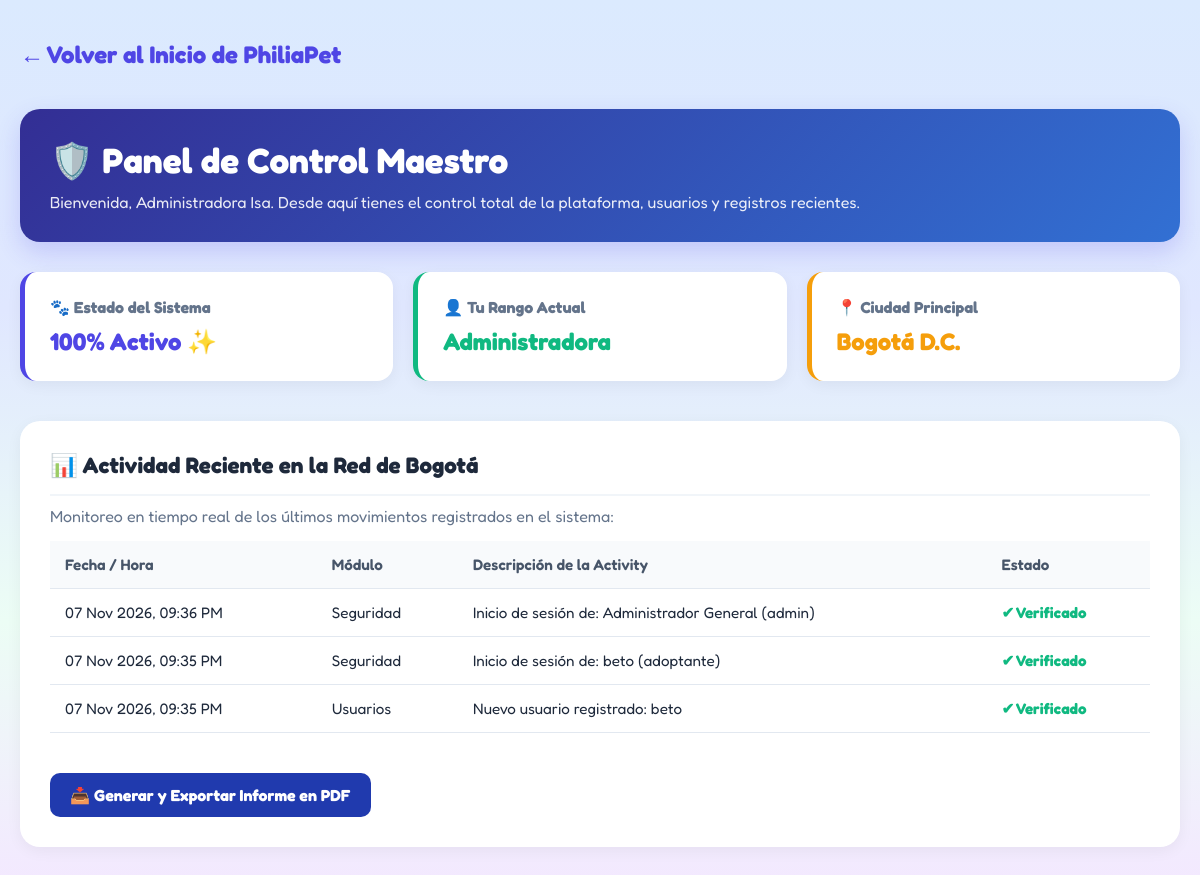
The app's page /index.php?action=panel_admin (signed in), older data.
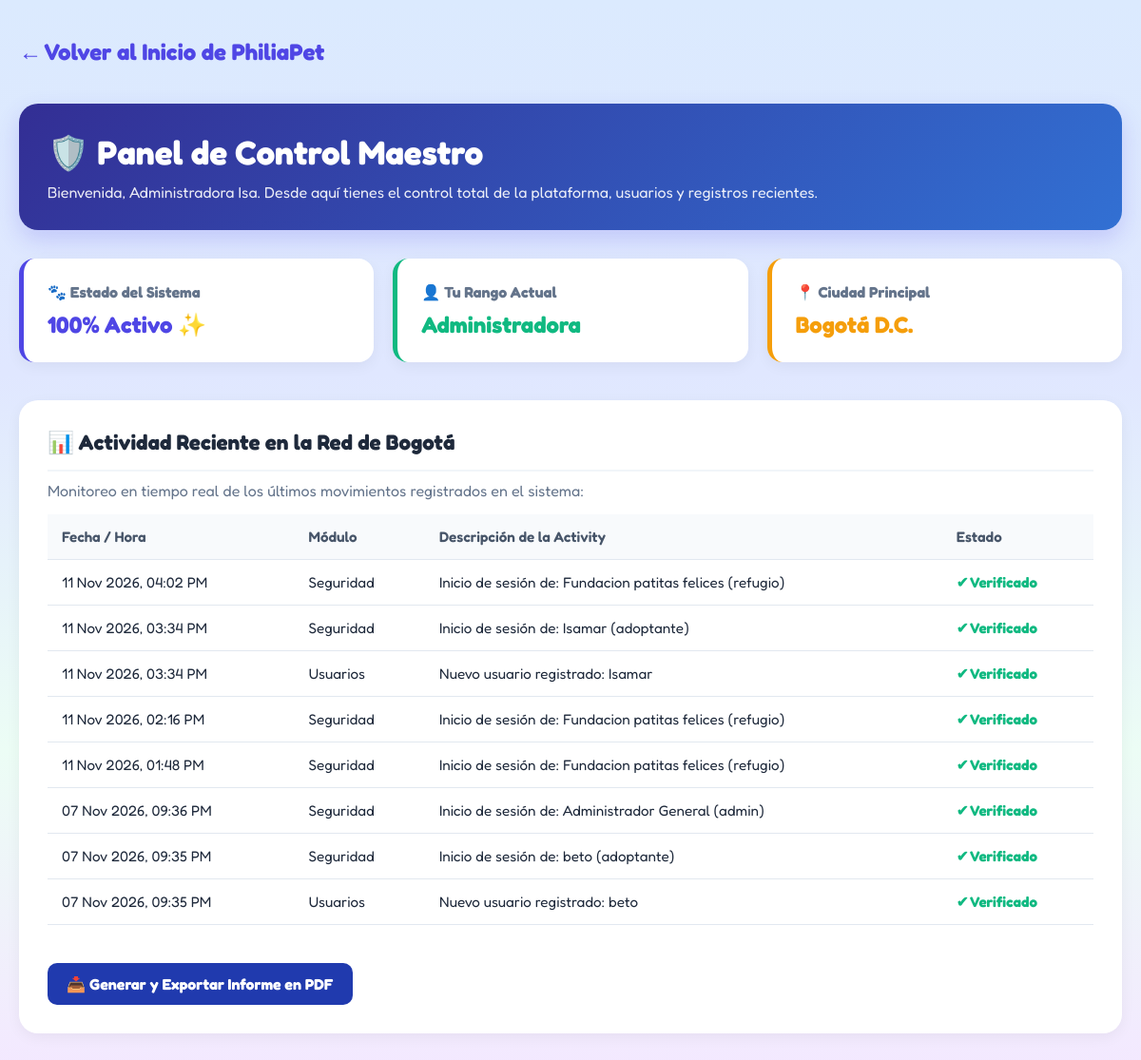
The same page, newer data.
### tables this page shows
CREATE TABLE `actividad_log` (
  `id` int(11) NOT NULL,
  `fecha` timestamp NOT NULL DEFAULT CURRENT_TIMESTAMP,
  `modulo` varchar(50) NOT NULL,
  `descripcion` text NOT NULL,
  `estado` varchar(50) DEFAULT 'Verificado'
);

### views/panel_admin_view.php (the view, shortened to what this page needs)
<?php
$actividades = [];
try {
    $host = 'localhost';
    $dbname = 'philiapet_db';
    $username = 'root';
    $password = '';
    $pdo = new PDO("mysql:host=$host;dbname=$dbname;charset=utf8", $username, $password);
    $pdo->setAttribute(PDO::ATTR_ERRMODE, PDO::ERRMODE_EXCEPTION);
    $stmt = $pdo->query("SELECT * FROM actividad_log ORDER BY id DESC");
    $actividades = $stmt->fetchAll(PDO::FETCH_ASSOC);
} catch (Exception $e) {
    $actividades = [];
}
?>
<!DOCTYPE html>
<html lang="es">
<head>
    <link rel="stylesheet" href="assets/style.css">
</head>
<body>
    <div class="admin-container">
        <a href="index.php?action=inicio" class="btn-volver">← Volver al Inicio de PhiliaPet</a>
        <div class="admin-header">
            <h1>🛡️ Panel de Control Maestro</h1>
            <p>Bienvenida, Administradora Isa. Desde aquí tienes el control total de la plataforma, usuarios y registros recientes.</p>
        </div>
        <div class="stats-grid">
            <div class="stat-card sistema">
                <h3>🐾 Estado del Sistema</h3>
                <p class="numero">100% Activo ✨</p>
            </div>
            <div class="stat-card rango">
                <h3>👤 Tu Rango Actual</h3>
                <p class="numero">Administradora</p>
            </div>
            <div class="stat-card ciudad">
                <h3>📍 Ciudad Principal</h3>
                <p class="numero">Bogotá D.C.</p>
            </div>
        </div>
        <div class="admin-seccion">
            <h2>📊 Actividad Reciente en la Red de Bogotá</h2>
            <p>Monitoreo en tiempo real de los últimos movimientos registrados en el sistema:</p>
            <table class="tabla-admin">
                <thead>
                    <tr>
                        <th>Fecha / Hora</th>
                        <th>Módulo</th>
                        <th>Descripción de la Activity</th>
                        <th>Estado</th>
                    </tr>
                </thead>
                <tbody>
                    <?php if (!empty($actividades)): ?>
                        <?php foreach ($actividades as $act): ?>
                            <tr>
                                <td><?php echo date('d M Y, h:i A', strtotime($act['fecha'])); ?></td>
                                <td><?php echo htmlspecialchars($act['modulo']); ?></td>
                                <td><?php echo htmlspecialchars($act['descripcion']); ?></td>
                                <td><span class="badge-estado badge-verde">✔ <?php echo htmlspecialchars($act['estado']); ?></span></td>
                            </tr>
                        <?php endforeach; ?>
                    <?php endif; ?>
                </tbody>
            </table>
            <button onclick="window.print()" class="btn-exportar-pdf">
                📥 Generar y Exportar Informe en PDF
            </button>
        </div>
    </div>
</body>
</html>

### index.php (shortened to what this page needs)
<?php
$action = $_GET['action'] ?? 'inicio';
switch ($action) {
    case 'panel_admin':
        require_once 'views/panel_admin_view.php';
        break;
}
?>

### assets/style.css (style rules this page uses)
:root { --texto-oscuro: #1e1b4b; --morado-principal: #5b21b6; --morado-suave: #e0e7ff; --morado-borde: #4c1d95; --card-lavanda: #ede9fe; --card-menta: #d1fae5; --verde-borde: #047857; --amarillo-badge: #fef08a; --amarillo-donar: #fde047; --blanco: #ffffff; }
* { margin: 0; padding: 0; box-sizing: border-box; font-family: 'Fredoka', 'Nunito', sans-serif !important; }
body { background: linear-gradient(180deg, #dbeafe 0%, #e0e7ff 35%, #ecfdf5 70%, #f3e8ff 100%); background-attachment: fixed; color: var(--texto-oscuro); }

### views/panel_admin_view.php (style rules this page uses)
* { box-sizing: border-box; margin: 0; padding: 0; }
body { background-color: #f8fafc; font-family: 'Segoe UI', Tahoma, Geneva, Verdana, sans-serif; color: #1e293b; }
.admin-container { max-width: 1200px; margin: 40px auto; padding: 0 20px; }
.btn-volver { display: inline-block; margin-bottom: 40px; color: #4f46e5; text-decoration: none; font-weight: bold; font-size: 1.5rem; transition: color 0.2s; }
.admin-header { background: linear-gradient(135deg, #332e94, #3270d3); color: white; padding: 30px; border-radius: 20px; margin-bottom: 30px; box-shadow: 0 10px 25px rgba(79, 70, 229, 0.2); }
.admin-header h1 { margin-bottom: 10px; font-size: 2.2rem; }
.admin-header p { margin: 0; opacity: 0.9; font-size: 1rem; }
.stats-grid { display: grid; grid-template-columns: repeat(auto-fit, minmax(250px, 1fr)); gap: 20px; margin-bottom: 40px; }
.stat-card { background: white; padding: 25px; border-radius: 16px; box-shadow: 0 4px 15px rgba(0,0,0,0.05); border-left: 5px solid #4f46e5; }
.stat-card.sistema { border-left-color: #4f46e5; }
.stat-card.rango { border-left-color: #10b981; }
.stat-card.ciudad { border-left-color: #f59e0b; }
.stat-card h3 { margin-bottom: 10px; color: #64748b; font-size: 1rem; }
.stat-card .numero { font-size: 1.5rem; font-weight: bold; margin: 0; }
.stat-card.sistema .numero { color: #4f46e5; }
.stat-card.rango .numero { color: #10b981; }
.stat-card.ciudad .numero { color: #f59e0b; }
.admin-seccion { background: white; padding: 30px; border-radius: 20px; box-shadow: 0 4px 15px rgba(0,0,0,0.05); margin-bottom: 30px; }
.admin-seccion h2 { margin-top: 0; color: #1e293b; display: flex; align-items: center; gap: 10px; border-bottom: 2px solid #f1f5f9; padding-bottom: 15px; font-size: 1.4rem; }
.admin-seccion p { color: #64748b; margin-top: 10px; }
.tabla-admin { width: 100%; border-collapse: collapse; margin-top: 15px; }
.tabla-admin th, .tabla-admin td { padding: 14px 15px; text-align: left; border-bottom: 1px solid #e2e8f0; font-size: 0.95rem; }
.tabla-admin th { background: #f8fafc; color: #475569; font-weight: 600; }
.badge-estado { font-weight: bold; }
.badge-verde { color: #10b981; }
.btn-exportar-pdf { background-color: #203aae; color: white; border: none; padding: 12px 20px; border-radius: 10px; font-size: 1rem; font-weight: bold; cursor: pointer; margin-top: 40px; display: inline-flex; align-items: center; gap: 8px; transition: background 0.2s; }

Row changes from the older to the newer data that the page shows:
added actividad_log: fecha "11 Nov 2026, 04:02 PM", modulo "Seguridad", descripcion "Inicio de sesión de: Fundacion patitas felices (refugio)", estado "Verificado"
added actividad_log: fecha "11 Nov 2026, 03:34 PM", modulo "Seguridad", descripcion "Inicio de sesión de: Isamar (adoptante)", estado "Verificado"
added actividad_log: fecha "11 Nov 2026, 03:34 PM", modulo "Usuarios", descripcion "Nuevo usuario registrado: Isamar", estado "Verificado"
added actividad_log: fecha "11 Nov 2026, 02:16 PM", modulo "Seguridad", descripcion "Inicio de sesión de: Fundacion patitas felices (refugio)", estado "Verificado"
added actividad_log: fecha "11 Nov 2026, 01:48 PM", modulo "Seguridad", descripcion "Inicio de sesión de: Fundacion patitas felices (refugio)", estado "Verificado"
